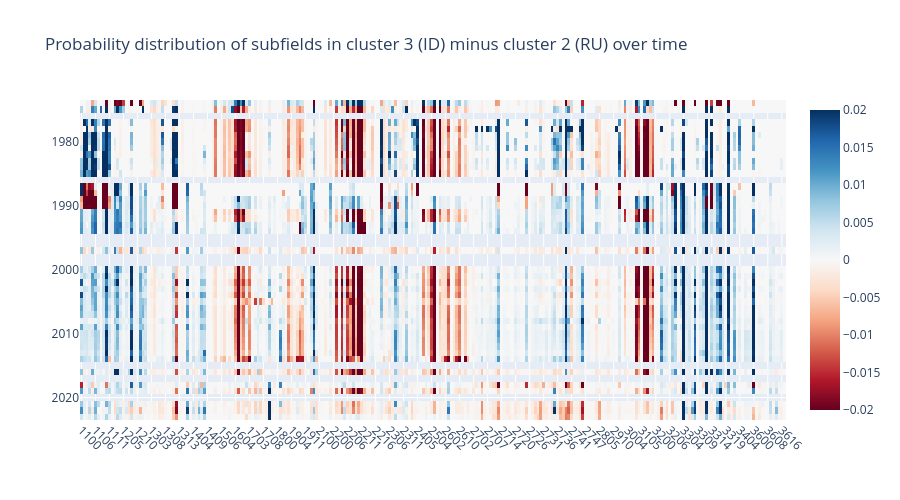

The notebook cell this image was saved under:
### Code cell
cluster1 = 3
cluster2 = 2

df0 = df_cluster_prob_yearly.xs(cluster1, level=0)
df1 = df_cluster_prob_yearly.xs(cluster2, level=0)

df = df0.sub(df1)

uf.plotly_heatmap(
    df, x_labels=df.columns, y_labels=df.index,
    title=f"Probability distribution of subfields in cluster {cluster1} ({fixed_country_list[cluster1]}) minus cluster {cluster2} ({fixed_country_list[cluster2]}) over time",
    z_min=-0.02, z_max=0.02, line_height=10,
    x_type="subfield"
)

### Figure 1 — Plotly figure (JSON) as saved in the notebook; plotly's stock layout.template omitted (floating-point values rounded to 4 significant figures; data arrays with more than 128 entries replaced by an {"elided": "..."} marker saying what was removed)
{"data": [{"colorscale": [[0, "rgb(103,0,31)"], [0.1, "rgb(178,24,43)"], [0.2, "rgb(214,96,77)"], [0.3, "rgb(244,165,130)"], [0.4, "rgb(253,219,199)"], [0.5, "rgb(247,247,247)"], [0.6, "rgb(209,229,240)"], [0.7, "rgb(146,197,222)"], [0.8, "rgb(67,147,195)"], [0.9, "rgb(33,102,172)"], [1, "rgb(5,48,97)"]], "customdata": {"elided": "50x252x2 mixed values"}, "hovertemplate": "<b>X: </b>%{customdata[0]}<br><b>Y: </b>%{customdata[1]}<br><b>Z: </b> %{z:.3f}<br><extra></extra>", "type": "heatmap", "x": {"elided": "252 str values"}, "y": [1974, 1975, 1976, 1977, 1978, 1979, 1980, 1981, 1982, 1983, 1984, 1985, 1986, 1987, 1988, 1989, 1990, 1991, 1992, 1993, 1994, 1995, 1996, 1997, 1998, 1999, 2000, 2001, 2002, 2003, 2004, 2005, 2006, 2007, 2008, 2009, 2010, 2011, 2012, 2013, 2014, 2015, 2016, 2017, 2018, 2019, 2020, 2021, 2022, 2023], "z": {"elided": "50x252 float values"}, "zmax": 0.02, "zmin": -0.02}], "layout": {"height": 500, "title": {"text": "Probability distribution of subfields in cluster 3 (ID) minus cluster 2 (RU) over time"}, "xaxis": {"automargin": true, "tickangle": 45}, "yaxis": {"automargin": true, "autorange": "reversed"}}}
